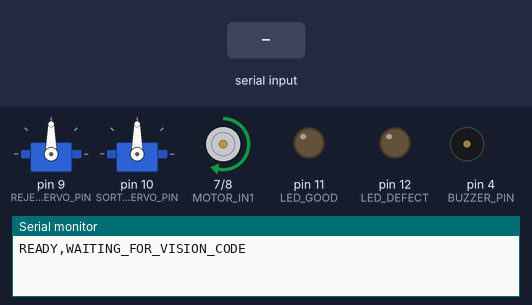
Simulated run of this sketch. Board: Arduino Uno, built with avr-gcc and run on an emulated ATmega328P. Shown: 2 × servo, motor-driver pin pairs drawn as motors (green arrow = first pin HIGH = forward, orange = second pin HIGH = backward, longer = more drive, scaled by the enable pin), output pins drawn as LEDs (lit = HIGH), buzzer (waves = sounding, pin HIGH), the last lines printed to the serial monitor. The test bench sets the inputs (shaded band).

Above: at 1.4 s.
1.5 s: "D\n" received over Serial
At 2.3 s:
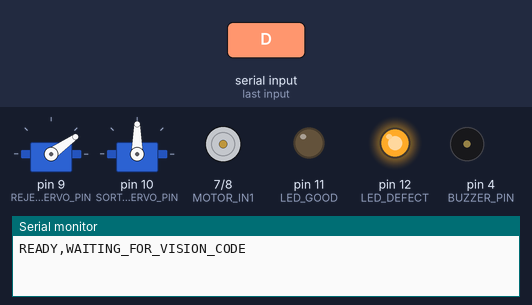
4.2 s: "C\n" received over Serial
At 4.8 s:
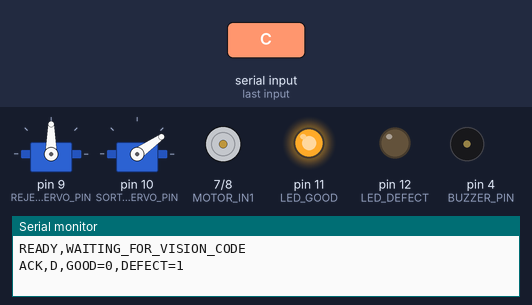
6.8 s: "T\n" received over Serial
At 7.5 s:
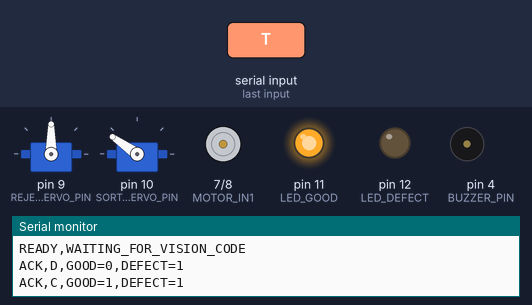
Timing chart, 0 to 9.8 s (numbered marks = the images above; inputs shaded):
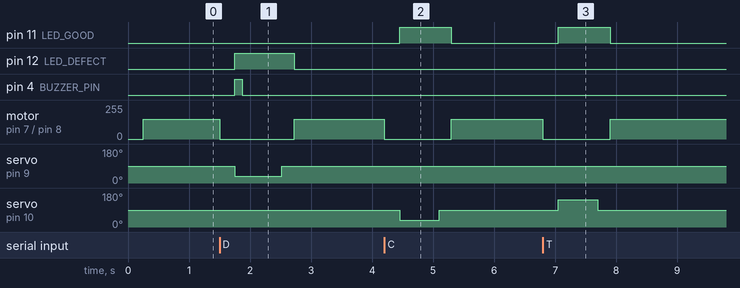

Measured:
- after the input at 1.5 s, pin 12 (LED_DEFECT): LOW → HIGH after 0.25 s, → LOW 0.97 s later; pin 4 (BUZZER_PIN): LOW → HIGH after 0.25 s, → LOW 0.12 s later; motor on pin 7 (MOTOR_IN1) / pin 8 (MOTOR_IN2): forward 150/255 → stopped at once, → forward 150/255 1.2 s later; servo on pin 9 (REJECT_SERVO_PIN): 90° → 35° after 0.25 s, → 90° 0.77 s later
- after the input at 4.2 s, pin 11 (LED_GOOD): LOW → HIGH after 0.25 s, → LOW 0.85 s later; motor on pin 7 (MOTOR_IN1) / pin 8 (MOTOR_IN2): forward 150/255 → stopped at once, → forward 150/255 1.1 s later; servo on pin 10 (SORT_SERVO_PIN): 90° → 35° after 0.25 s, → 90° 0.65 s later
- after the input at 6.8 s, pin 11 (LED_GOOD): LOW → HIGH after 0.25 s, → LOW 0.85 s later; motor on pin 7 (MOTOR_IN1) / pin 8 (MOTOR_IN2): forward 150/255 → stopped at once, → forward 150/255 1.1 s later; servo on pin 10 (SORT_SERVO_PIN): 90° → 145° after 0.25 s, → 90° 0.65 s later

The sketch:

vision_sorter.ino
```cpp
/*
 * Vision-based quality inspection and shape sorting - MCU firmware
 * Default target: Arduino Uno/Nano compatible board (5 V logic).
 * Vision computer sends one ASCII code per line over USB serial:
 * C = good circle, S = good square/rectangle, T = good triangle, D = defective/unknown
 *
 * IMPORTANT: Remove servo/mechanism loads during first bench test.
 * Use a suitable motor driver and separate regulated motor/servo supply;
 * share GND with MCU.
 */

#include <Servo.h>

const uint8_t MOTOR_EN = 5;       // PWM input on motor driver
const uint8_t MOTOR_IN1 = 7;
const uint8_t MOTOR_IN2 = 8;
const uint8_t IR_PIN = 2;         // Active LOW assumed; reserved for object trigger
const uint8_t REJECT_SERVO_PIN = 9;
const uint8_t SORT_SERVO_PIN = 10;
const uint8_t LED_GOOD = 11;
const uint8_t LED_DEFECT = 12;
const uint8_t BUZZER_PIN = 4;

const int MOTOR_SPEED = 150;      // 0..255; tune for your motor/conveyor
const unsigned long ACTUATION_MS = 650;
const int SERVO_HOME = 90;
const int REJECT_ANGLE = 35;
const int BIN_CIRCLE_ANGLE = 35;
const int BIN_SQUARE_ANGLE = 90;
const int BIN_TRIANGLE_ANGLE = 145;

Servo rejectServo;
Servo sortServo;

unsigned long goodCount = 0;
unsigned long defectCount = 0;
String rxLine;

void conveyorRun() {
  digitalWrite(MOTOR_IN1, HIGH);
  digitalWrite(MOTOR_IN2, LOW);
  analogWrite(MOTOR_EN, MOTOR_SPEED);
}

void conveyorStop() {
  analogWrite(MOTOR_EN, 0);
  digitalWrite(MOTOR_IN1, LOW);
  digitalWrite(MOTOR_IN2, LOW);
}

void pulseBuzzer(unsigned int durationMs) {
  digitalWrite(BUZZER_PIN, HIGH);
  delay(durationMs);
  digitalWrite(BUZZER_PIN, LOW);
}

void returnServosHome() {
  rejectServo.write(SERVO_HOME);
  sortServo.write(SERVO_HOME);
  delay(250);
}

void processDecision(char code) {
  // Stop belt while the mechanism is moving.
  // The vision computer determines the classification code.
  conveyorStop();
  digitalWrite(LED_GOOD, LOW);
  digitalWrite(LED_DEFECT, LOW);
  returnServosHome();

  if (code == 'D') {
    defectCount++;
    digitalWrite(LED_DEFECT, HIGH);
    rejectServo.write(REJECT_ANGLE);
    pulseBuzzer(120);
    delay(ACTUATION_MS);
    rejectServo.write(SERVO_HOME);

    Serial.print("ACK,D,GOOD=");
    Serial.print(goodCount);
    Serial.print(",DEFECT=");
    Serial.println(defectCount);

  } else if (code == 'C' || code == 'S' || code == 'T') {
    goodCount++;
    digitalWrite(LED_GOOD, HIGH);

    int target = (code == 'C') ? BIN_CIRCLE_ANGLE :
                 (code == 'S') ? BIN_SQUARE_ANGLE :
                                  BIN_TRIANGLE_ANGLE;

    sortServo.write(target);
    delay(ACTUATION_MS);
    sortServo.write(SERVO_HOME);

    Serial.print("ACK,");
    Serial.print(code);
    Serial.print(",GOOD=");
    Serial.print(goodCount);
    Serial.print(",DEFECT=");
    Serial.println(defectCount);

  } else {
    Serial.println("ERR,UNKNOWN_CODE");
  }

  delay(200);
  digitalWrite(LED_GOOD, LOW);
  digitalWrite(LED_DEFECT, LOW);
  conveyorRun();
}

void setup() {
  pinMode(MOTOR_EN, OUTPUT);
  pinMode(MOTOR_IN1, OUTPUT);
  pinMode(MOTOR_IN2, OUTPUT);
  pinMode(IR_PIN, INPUT_PULLUP);
  pinMode(LED_GOOD, OUTPUT);
  pinMode(LED_DEFECT, OUTPUT);
  pinMode(BUZZER_PIN, OUTPUT);

  rejectServo.attach(REJECT_SERVO_PIN);
  sortServo.attach(SORT_SERVO_PIN);

  returnServosHome();
  conveyorStop();

  Serial.begin(115200);
  Serial.println("READY,WAITING_FOR_VISION_CODE");

  conveyorRun();
}

void loop() {
  // The IR input is reserved for future trigger/handshake integration.
  // In this baseline, Python sends a result when a new object is detected.
  while (Serial.available() > 0) {
    char ch = (char)Serial.read();

    if (ch == '\n' || ch == '\r') {
      rxLine.trim();

      if (rxLine.length() > 0) {
        processDecision(rxLine.charAt(0));
        rxLine = "";
      }

    } else if (rxLine.length() < 16) {
      rxLine += ch;

    } else {
      rxLine = "";  // Discard malformed/overlong line
      Serial.println("ERR,LINE_TOO_LONG");
    }
  }
}
```
